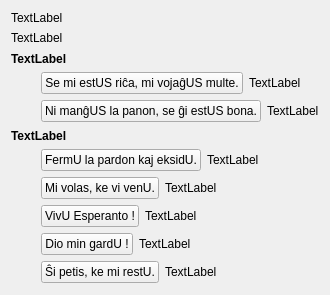
     <widget class="QWidget" name="tab">
      <attribute name="icon">
       <iconset resource="ikonoj.qrc">
        <normaloff>:/ikonoj/leciono.png</normaloff>:/ikonoj/leciono.png</iconset>
      </attribute>
      <attribute name="title">
       <string>1</string>
      </attribute>
      <layout class="QVBoxLayout" name="verticalLayout_6" stretch="0,0,1,0,1,0,3">
       <item>
        <widget class="titolo" name="Lec10_Label4">
         <property name="sizePolicy">
          <sizepolicy hsizetype="Preferred" vsizetype="Maximum">
           <horstretch>0</horstretch>
           <verstretch>0</verstretch>
          </sizepolicy>
         </property>
         <property name="text">
          <string>TextLabel</string>
         </property>
        </widget>
       </item>
       <item>
        <widget class="QLabel" name="Lec10_Label718">
         <property name="sizePolicy">
          <sizepolicy hsizetype="Preferred" vsizetype="Maximum">
           <horstretch>0</horstretch>
           <verstretch>0</verstretch>
          </sizepolicy>
         </property>
         <property name="text">
          <string>TextLabel</string>
         </property>
         <property name="wordWrap">
          <bool>true</bool>
         </property>
        </widget>
       </item>
       <item>
        <spacer name="verticalSpacer_2">
         <property name="orientation">
          <enum>Qt::Vertical</enum>
         </property>
         <property name="sizeType">
          <enum>QSizePolicy::MinimumExpanding</enum>
         </property>
         <property name="sizeHint" stdset="0">
          <size>
           <width>20</width>
           <height>1</height>
          </size>
         </property>
        </spacer>
       </item>
       <item>
        <layout class="QVBoxLayout" name="verticalLayout_3">
         <item>
          <widget class="QLabel" name="Lec10_Label2">
           <property name="sizePolicy">
            <sizepolicy hsizetype="Preferred" vsizetype="Maximum">
             <horstretch>0</horstretch>
             <verstretch>0</verstretch>
            </sizepolicy>
           </property>
           <property name="font">
            <font>
             <weight>75</weight>
             <bold>true</bold>
            </font>
           </property>
           <property name="text">
            <string>TextLabel</string>
           </property>
           <property name="wordWrap">
            <bool>true</bool>
           </property>
          </widget>
         </item>
         <item>
          <layout class="QHBoxLayout" name="horizontalLayout_3">
           <item>
            <spacer name="horizontalSpacer">
             <property name="orientation">
              <enum>Qt::Horizontal</enum>
             </property>
             <property name="sizeType">
              <enum>QSizePolicy::Fixed</enum>
             </property>
             <property name="sizeHint" stdset="0">
              <size>
               <width>30</width>
               <height>20</height>
              </size>
             </property>
            </spacer>
           </item>
           <item>
            <layout class="QVBoxLayout" name="verticalLayout_2">
             <item>
              <layout class="QHBoxLayout" name="horizontalLayout">
               <item>
                <widget class="neklakebla" name="pushButton">
                 <property name="sizePolicy">
                  <sizepolicy hsizetype="Maximum" vsizetype="Fixed">
                   <horstretch>0</horstretch>
                   <verstretch>0</verstretch>
                  </sizepolicy>
                 </property>
                 <property name="text">
                  <string>Se mi estUS riĉa, mi vojaĝUS multe.</string>
                 </property>
                </widget>
               </item>
               <item>
                <widget class="QLabel" name="Lec10_Label721">
                 <property name="sizePolicy">
                  <sizepolicy hsizetype="Preferred" vsizetype="Maximum">
                   <horstretch>0</horstretch>
                   <verstretch>0</verstretch>
                  </sizepolicy>
                 </property>
                 <property name="text">
                  <string>TextLabel</string>
                 </property>
                 <property name="wordWrap">
                  <bool>true</bool>
                 </property>
                </widget>
               </item>
              </layout>
             </item>
             <item>
              <layout class="QHBoxLayout" name="horizontalLayout_2">
               <item>
                <widget class="neklakebla" name="pushButton_2">
                 <property name="sizePolicy">
                  <sizepolicy hsizetype="Maximum" vsizetype="Fixed">
                   <horstretch>0</horstretch>
                   <verstretch>0</verstretch>
                  </sizepolicy>
                 </property>
                 <property name="text">
                  <string>Ni manĝUS la panon, se ĝi estUS bona.</string>
                 </property>
                </widget>
               </item>
               <item>
                <widget class="QLabel" name="Lec10_Label724">
                 <property name="sizePolicy">
                  <sizepolicy hsizetype="Preferred" vsizetype="Maximum">
                   <horstretch>0</horstretch>
                   <verstretch>0</verstretch>
                  </sizepolicy>
                 </property>
                 <property name="text">
                  <string>TextLabel</string>
                 </property>
                 <property name="wordWrap">
                  <bool>true</bool>
                 </property>
                </widget>
               </item>
              </layout>
             </item>
            </layout>
           </item>
          </layout>
         </item>
        </layout>
       </item>
       <item>
        <spacer name="verticalSpacer">
         <property name="orientation">
          <enum>Qt::Vertical</enum>
         </property>
         <property name="sizeType">
          <enum>QSizePolicy::MinimumExpanding</enum>
         </property>
         <property name="sizeHint" stdset="0">
          <size>
           <width>20</width>
           <height>1</height>
          </size>
         </property>
        </spacer>
       </item>
       <item>
        <layout class="QVBoxLayout" name="verticalLayout_5">
         <item>
          <widget class="QLabel" name="Lec10_Label3">
           <property name="sizePolicy">
            <sizepolicy hsizetype="Preferred" vsizetype="Maximum">
             <horstretch>0</horstretch>
             <verstretch>0</verstretch>
            </sizepolicy>
           </property>
           <property name="font">
            <font>
             <weight>75</weight>
             <bold>true</bold>
            </font>
           </property>
           <property name="text">
            <string>TextLabel</string>
           </property>
           <property name="wordWrap">
            <bool>true</bool>
           </property>
          </widget>
         </item>
         <item>
          <layout class="QHBoxLayout" name="horizontalLayout_9">
           <item>
            <spacer name="horizontalSpacer_2">
             <property name="orientation">
              <enum>Qt::Horizontal</enum>
             </property>
             <property name="sizeType">
              <enum>QSizePolicy::Fixed</enum>
             </property>
             <property name="sizeHint" stdset="0">
              <size>
               <width>30</width>
               <height>20</height>
              </size>
             </property>
            </spacer>
           </item>
           <item>
            <layout class="QVBoxLayout" name="verticalLayout_4">
             <item>
              <layout class="QHBoxLayout" name="horizontalLayout_4">
               <item>
                <widget class="neklakebla" name="pushButton_3">
                 <property name="sizePolicy">
                  <sizepolicy hsizetype="Maximum" vsizetype="Fixed">
                   <horstretch>0</horstretch>
                   <verstretch>0</verstretch>
                  </sizepolicy>
                 </property>
                 <property name="text">
                  <string>FermU la pardon kaj eksidU.</string>
                 </property>
                </widget>
               </item>
               <item>
                <widget class="QLabel" name="Lec10_Label722">
                 <property name="sizePolicy">
                  <sizepolicy hsizetype="Preferred" vsizetype="Maximum">
                   <horstretch>0</horstretch>
                   <verstretch>0</verstretch>
                  </sizepolicy>
                 </property>
                 <property name="text">
                  <string>TextLabel</string>
                 </property>
                 <property name="wordWrap">
                  <bool>true</bool>
                 </property>
                </widget>
               </item>
              </layout>
             </item>
             <item>
              <layout class="QHBoxLayout" name="horizontalLayout_5">
               <item>
                <widget class="neklakebla" name="pushButton_4">
                 <property name="sizePolicy">
                  <sizepolicy hsizetype="Maximum" vsizetype="Fixed">
                   <horstretch>0</horstretch>
                   <verstretch>0</verstretch>
                  </sizepolicy>
                 </property>
                 <property name="text">
                  <string>Mi volas, ke vi venU.</string>
                 </property>
                </widget>
               </item>
               <item>
                <widget class="QLabel" name="Lec10_Label723">
                 <property name="sizePolicy">
                  <sizepolicy hsizetype="Preferred" vsizetype="Maximum">
                   <horstretch>0</horstretch>
                   <verstretch>0</verstretch>
                  </sizepolicy>
                 </property>
                 <property name="text">
                  <string>TextLabel</string>
                 </property>
                 <property name="wordWrap">
                  <bool>true</bool>
                 </property>
                </widget>
               </item>
              </layout>
             </item>
             <item>
              <layout class="QHBoxLayout" name="horizontalLayout_6">
               <item>
                <widget class="neklakebla" name="pushButton_5">
                 <property name="sizePolicy">
                  <sizepolicy hsizetype="Maximum" vsizetype="Fixed">
                   <horstretch>0</horstretch>
                   <verstretch>0</verstretch>
                  </sizepolicy>
                 </property>
                 <property name="text">
                  <string>VivU Esperanto !</string>
                 </property>
                </widget>
               </item>
               <item>
                <widget class="QLabel" name="Lec10_Label725">
                 <property name="sizePolicy">
                  <sizepolicy hsizetype="Preferred" vsizetype="Maximum">
                   <horstretch>0</horstretch>
                   <verstretch>0</verstretch>
                  </sizepolicy>
                 </property>
                 <property name="text">
                  <string>TextLabel</string>
                 </property>
                 <property name="wordWrap">
                  <bool>true</bool>
                 </property>
                </widget>
               </item>
              </layout>
             </item>
             <item>
              <layout class="QHBoxLayout" name="horizontalLayout_7">
               <item>
                <widget class="neklakebla" name="pushButton_6">
                 <property name="sizePolicy">
                  <sizepolicy hsizetype="Maximum" vsizetype="Fixed">
                   <horstretch>0</horstretch>
                   <verstretch>0</verstretch>
                  </sizepolicy>
                 </property>
                 <property name="text">
                  <string>Dio min gardU !</string>
                 </property>
                </widget>
               </item>
               <item>
                <widget class="QLabel" name="Lec10_Label726">
                 <property name="sizePolicy">
                  <sizepolicy hsizetype="Preferred" vsizetype="Maximum">
                   <horstretch>0</horstretch>
                   <verstretch>0</verstretch>
                  </sizepolicy>
                 </property>
                 <property name="text">
                  <string>TextLabel</string>
                 </property>
                 <property name="wordWrap">
                  <bool>true</bool>
                 </property>
                </widget>
               </item>
              </layout>
             </item>
             <item>
              <layout class="QHBoxLayout" name="horizontalLayout_8">
               <item>
                <widget class="neklakebla" name="pushButton_7">
                 <property name="sizePolicy">
                  <sizepolicy hsizetype="Maximum" vsizetype="Fixed">
                   <horstretch>0</horstretch>
                   <verstretch>0</verstretch>
                  </sizepolicy>
                 </property>
                 <property name="text">
                  <string>Ŝi petis, ke mi restU.</string>
                 </property>
                </widget>
               </item>
               <item>
                <widget class="QLabel" name="Lec10_Label727">
                 <property name="sizePolicy">
                  <sizepolicy hsizetype="Preferred" vsizetype="Maximum">
                   <horstretch>0</horstretch>
                   <verstretch>0</verstretch>
                  </sizepolicy>
                 </property>
                 <property name="text">
                  <string>TextLabel</string>
                 </property>
                 <property name="wordWrap">
                  <bool>true</bool>
                 </property>
                </widget>
               </item>
              </layout>
             </item>
            </layout>
           </item>
          </layout>
         </item>
        </layout>
       </item>
       <item>
        <spacer name="verticalSpacer_18">
         <property name="orientation">
          <enum>Qt::Vertical</enum>
         </property>
         <property name="sizeHint" stdset="0">
          <size>
           <width>20</width>
           <height>1</height>
          </size>
         </property>
        </spacer>
       </item>
      </layout>
     </widget>
